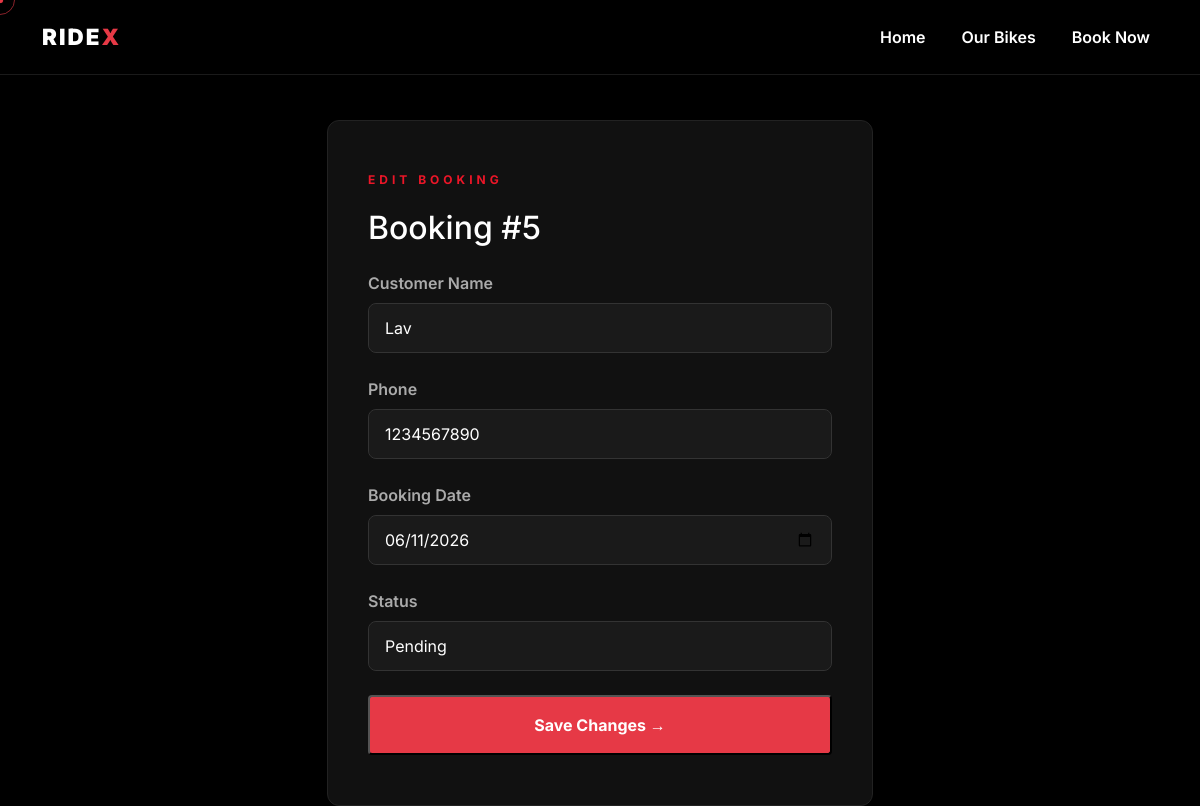
The app's page /admin/booking/5/edit (signed in), older data.
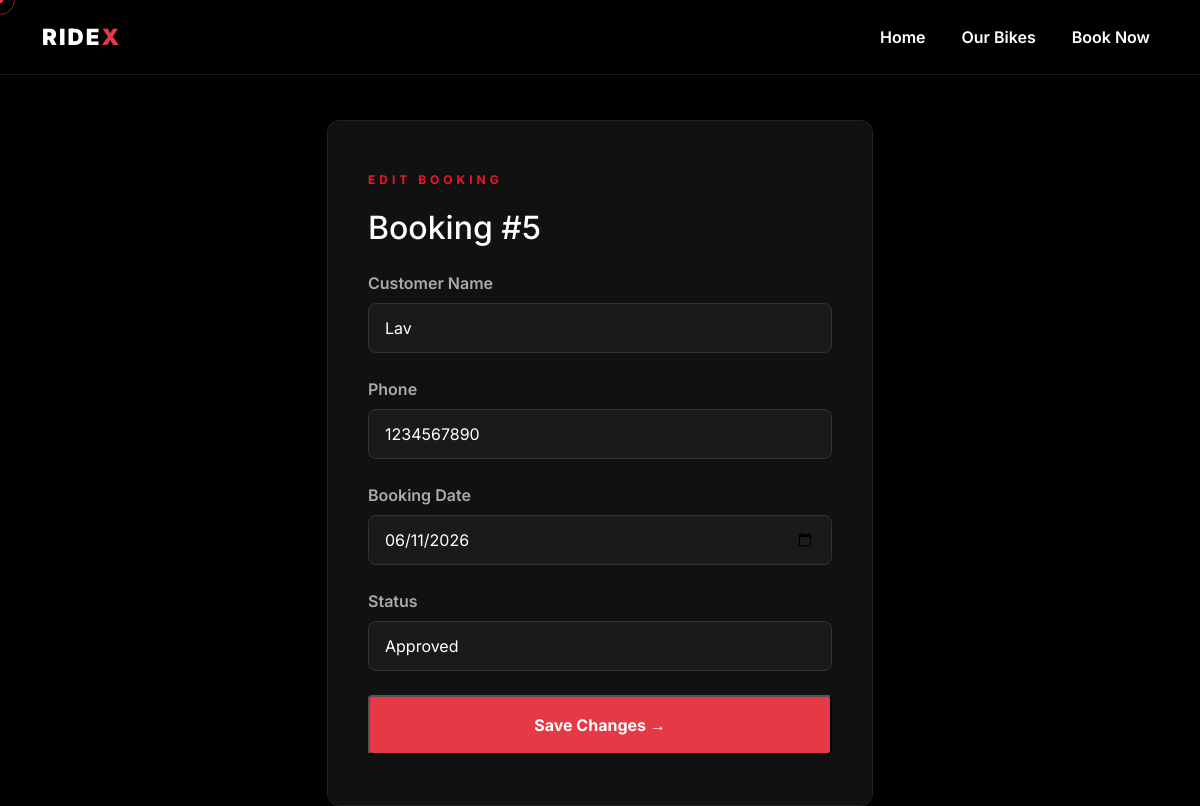
The same page, newer data.
### app.py (models this page shows)
class Booking(db.Model):
    id = db.Column(db.Integer, primary_key=True)
    bike_id = db.Column(db.Integer, db.ForeignKey('bike.id'), nullable=False)
    customer_name = db.Column(db.String(100), nullable=False)
    customer_phone = db.Column(db.String(15), nullable=False)
    booking_date = db.Column(db.DateTime, nullable=False)
    status = db.Column(db.String(20), default='pending')
    bike = db.relationship('Bike', backref='bookings')

### app.py (the view, shortened to what this page needs)
@app.route('/admin/booking/<int:booking_id>/edit', methods=['GET', 'POST'])
@login_required
def edit_booking(booking_id):
    booking = Booking.query.get_or_404(booking_id)
    return render_template('admin/edit_booking.html', booking=booking)

### app.py (called while the page is built)
def login_required(f):
    @wraps(f)
    def decorated_function(*args, **kwargs):
        if 'admin_logged_in' not in session:
            return redirect(url_for('admin_login'))
        return f(*args, **kwargs)
    return decorated_function

### templates/admin/edit_booking.html (shortened to what this page needs)
{% extends 'base.html' %}
{% block content %}
<section class="admin-dashboard-section" style="padding-top: 120px;">
    <div class="container">
        <div class="row justify-content-center">
            <div class="col-md-6">
                <div class="login-box">
                    <p class="hero-tagline">EDIT BOOKING</p>
                    <h2 class="mb-4">Booking #{{ booking.id }}</h2>
                    <form method="POST">
                        <div class="mb-4">
                            <label class="form-label">Customer Name</label>
                            <input type="text" name="customer_name" class="form-control dark-input" value="{{ booking.customer_name }}" required>
                        </div>
                        <div class="mb-4">
                            <label class="form-label">Phone</label>
                            <input type="tel" name="customer_phone" class="form-control dark-input" value="{{ booking.customer_phone }}" required>
                        </div>
                        <div class="mb-4">
                            <label class="form-label">Booking Date</label>
                            <input type="date" name="booking_date" class="form-control dark-input" value="{{ booking.booking_date.strftime('%Y-%m-%d') }}" required>
                        </div>
                        <div class="mb-4">
                            <label class="form-label">Status</label>
                            <select name="status" class="form-control dark-input">
                                <option value="pending" {% if booking.status == 'pending' %}selected{% endif %}>Pending</option>
                                <option value="approved" {% if booking.status == 'approved' %}selected{% endif %}>Approved</option>
                            </select>
                        </div>
                        <button type="submit" class="btn-primary-red w-100 py-3">Save Changes →</button>
                    </form>
                </div>
            </div>
        </div>
    </div>
</section>
{% endblock %}

Row changes from the older to the newer data that the page shows:
changed Booking "Lav": status "Pending" → "Approved"
